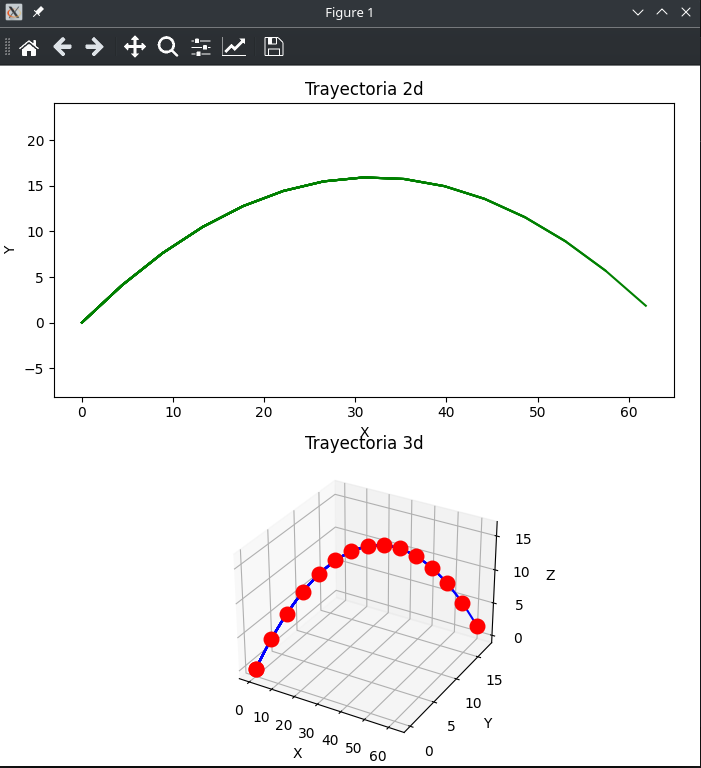

Here is the Python script that generated this plot:
import matplotlib.pyplot as plt
from matplotlib.animation import FuncAnimation
import numpy as np
import matplotlib.gridspec as gridspec
import pandas as pd


# VARIABLES
vi = 25
h = 0
g = 9.8
alpha = 1/4 * np.pi
teta = 1/16 * np.pi# 1/60 * np.pi
r = 0.11 # m
mass = 0.430 # kg
tick = 0.25
xl = []
yl = []
zl = []
ticks = []
ttotal = (2 * vi * np.sin(alpha)) / g


def animate(index, ax1, ax2):
    z = h + vi * np.sin(alpha) * (index * tick) - 1/2 * g * (index * tick)**2
    if z < 0:
        xl.append(vi * np.cos(alpha) * (ttotal))
        yl.append(vi * np.sin(teta) * (ttotal))
        zl.append(h + vi * np.sin(alpha) * (index * tick) - 1/2 * g * (ttotal)**2)
        plt.pause(30)
        plt.close()
    else:
        y = vi * np.sin(teta) * (index * tick)
        x = vi * np.cos(alpha) * (index * tick)
        xl.append(x)
        yl.append(y)
        zl.append(z)
        ticks.append(index * tick)
        ax1.plot(xl, zl, color='green')
        ax2.plot(xl, yl, zl, color='blue')
        ax2.scatter(x, y, z, color='red', s=r*1000, zdir='z')


def plot():
    fig = plt.figure(figsize=(7,7))
    gs1 = gridspec.GridSpec(2, 1)
    ax1 = fig.add_subplot(gs1[0])
    ax2 = fig.add_subplot(gs1[1], projection='3d')
    ax1.set_title("Trayectoria 2d")
    ax2.set_title("Trayectoria 3d")
    gs1.tight_layout(fig, rect=[0.01, 0, 1, 1])
    ani = FuncAnimation(fig, animate, interval=1000*tick, fargs=(ax1, ax2))
    ax1.axis('equal')
    ax1.set_xlabel("X")
    ax1.set_ylabel("Y")
    ax2.set_xlabel("X")
    ax2.set_ylabel("Y")
    ax2.set_zlabel("Z")
    plt.show()

plot()

df = pd.DataFrame.from_dict({'x (m)':xl,'y (m)':yl, 'z (m)':zl, 't (s)':ticks})
df.to_excel('Soria - football - TP2.xlsx', header=True, index=False)
